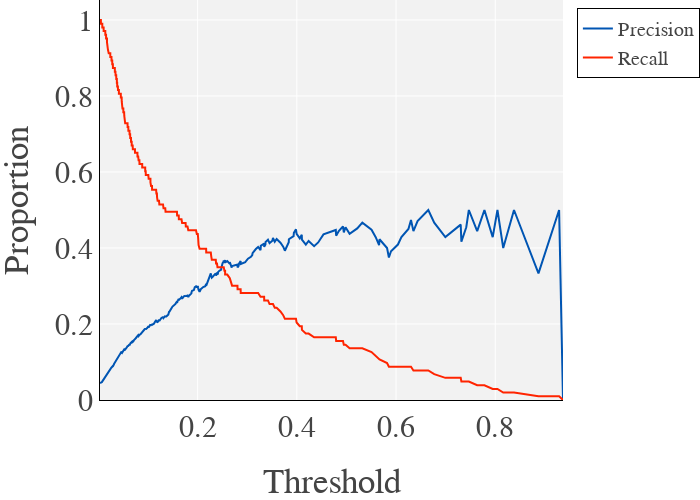

Notebook code cell kept with this figure:
### Code cell
fig = go.Figure(layout=go.Layout(width=700, height=500
    ))#title=go.layout.Title(text="Precision and Recall by Threshold")
fig.add_trace(go.Scatter(name="Precision", x=thresholds, y=precision[:-1]))
fig.add_trace(go.Scatter(name="Recall", x=thresholds, y=recall[:-1]))
fig.update_xaxes(title="Threshold")
fig.update_yaxes(title="Proportion")

fig.show()

fig.write_image("images/final/governance/PCR_threshold_governance_lgbm.png")
pio.write_image(fig, 'images/final/governance/PCR_threshold_governance_lgbm.png', scale=5, width=700, height=500)

### Figure 1 — Plotly figure (JSON) as saved in the notebook; plotly's stock layout.template omitted (floating-point values rounded to 4 significant figures; data arrays with more than 128 entries replaced by an {"elided": "..."} marker saying what was removed)
{"data": [{"name": "Precision", "type": "scatter", "x": {"elided": "2307 float values"}, "y": {"elided": "2307 float values"}}, {"name": "Recall", "type": "scatter", "x": {"elided": "2307 float values"}, "y": {"elided": "2307 float values"}}], "layout": {"height": 500, "width": 700, "xaxis": {"title": {"text": "Threshold"}}, "yaxis": {"title": {"text": "Proportion"}}}}
